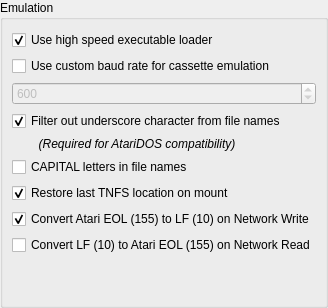
   <widget class="QWidget" name="page_emulation">
    <layout class="QVBoxLayout" name="verticalLayout_10">
     <property name="spacing">
      <number>0</number>
     </property>
     <property name="leftMargin">
      <number>0</number>
     </property>
     <property name="topMargin">
      <number>0</number>
     </property>
     <property name="rightMargin">
      <number>0</number>
     </property>
     <property name="bottomMargin">
      <number>0</number>
     </property>
     <item>
      <widget class="QGroupBox" name="emulationGroup">
       <property name="sizePolicy">
        <sizepolicy hsizetype="Preferred" vsizetype="Preferred">
         <horstretch>0</horstretch>
         <verstretch>0</verstretch>
        </sizepolicy>
       </property>
       <property name="title">
        <string>Emulation</string>
       </property>
       <layout class="QGridLayout" name="gridLayout_3">
        <property name="topMargin">
         <number>10</number>
        </property>
        <property name="bottomMargin">
         <number>10</number>
        </property>
        <property name="verticalSpacing">
         <number>6</number>
        </property>
        <item row="1" column="0" colspan="2">
         <widget class="QCheckBox" name="emulationUseCustomCasBaudBox">
          <property name="sizePolicy">
           <sizepolicy hsizetype="Minimum" vsizetype="Fixed">
            <horstretch>0</horstretch>
            <verstretch>0</verstretch>
           </sizepolicy>
          </property>
          <property name="text">
           <string>Use custom baud rate for cassette emulation</string>
          </property>
         </widget>
        </item>
        <item row="3" column="0" colspan="2">
         <widget class="QCheckBox" name="filterUscore">
          <property name="text">
           <string>Filter out underscore character from file names</string>
          </property>
          <property name="checked">
           <bool>true</bool>
          </property>
         </widget>
        </item>
        <item row="4" column="0" colspan="2">
         <widget class="QLabel" name="label_2">
          <property name="font">
           <font>
            <italic>true</italic>
           </font>
          </property>
          <property name="text">
           <string>        (Required for AtariDOS compatibility)</string>
          </property>
         </widget>
        </item>
        <item row="2" column="0" colspan="2">
         <widget class="QSpinBox" name="emulationCustomCasBaudSpin">
          <property name="enabled">
           <bool>false</bool>
          </property>
          <property name="minimum">
           <number>425</number>
          </property>
          <property name="maximum">
           <number>875</number>
          </property>
          <property name="value">
           <number>600</number>
          </property>
         </widget>
        </item>
        <item row="0" column="0" colspan="2">
         <widget class="QCheckBox" name="emulationHighSpeedExeLoaderBox">
          <property name="text">
           <string>Use high speed executable loader</string>
          </property>
          <property name="checked">
           <bool>true</bool>
          </property>
         </widget>
        </item>
        <item row="7" column="0" colspan="2">
         <widget class="QCheckBox" name="eolPostCheckBox">
          <property name="toolTip">
           <string>Enable this for text-based web services. Disable for binary data.</string>
          </property>
          <property name="text">
           <string>Convert Atari EOL (155) to LF (10) on Network Write</string>
          </property>
          <property name="checked">
           <bool>true</bool>
          </property>
         </widget>
        </item>
        <item row="9" column="0">
         <spacer name="emulationVerticalSpacer">
          <property name="orientation">
           <enum>Qt::Orientation::Vertical</enum>
          </property>
          <property name="sizeHint" stdset="0">
           <size>
            <width>20</width>
            <height>40</height>
           </size>
          </property>
         </spacer>
        </item>
        <item row="8" column="0" colspan="2">
         <widget class="QCheckBox" name="eolGetCheckBox">
          <property name="toolTip">
           <string>Enable this to read Unix text files properly on Atari. Disable for binary files.</string>
          </property>
          <property name="text">
           <string>Convert LF (10) to Atari EOL (155) on Network Read</string>
          </property>
          <property name="checked">
           <bool>false</bool>
          </property>
         </widget>
        </item>
        <item row="5" column="0">
         <widget class="QCheckBox" name="capitalLettersPCLINK">
          <property name="text">
           <string>CAPITAL letters in file names</string>
          </property>
         </widget>
        </item>
        <item row="6" column="0" colspan="2">
         <widget class="QCheckBox" name="tnfsAutoConnectBox">
          <property name="text">
           <string>Restore last TNFS location on mount</string>
          </property>
          <property name="checked">
           <bool>true</bool>
          </property>
         </widget>
        </item>
       </layout>
      </widget>
     </item>
    </layout>
   </widget>
